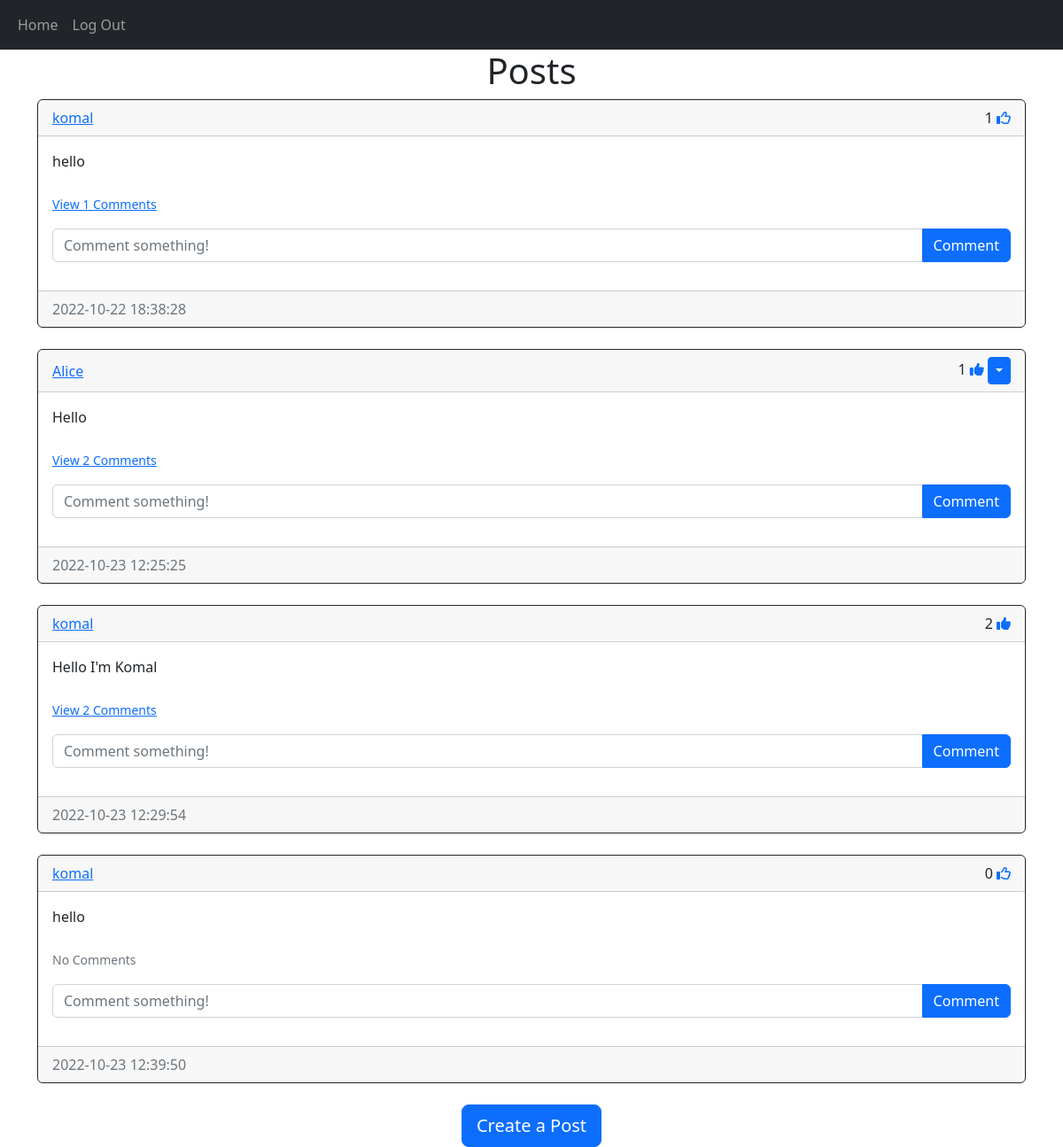
/home (signed in), run on the app's committed database.
### models.py (models this page shows)
class Post(db.Model):
    id = db.Column(db.Integer, primary_key=True)
    text = db.Column(db.Text, nullable=False)
    date_created = db.Column(db.DateTime(timezone=True), default=func.now())
    author = db.Column(db.Integer, db.ForeignKey('user.id', ondelete="CASCADE"), nullable=False)
    comments = db.relationship('Comment', backref='post', passive_deletes=True)
    likes = db.relationship('Like', backref='post', passive_deletes=True)

class User(db.Model, UserMixin):
    id = db.Column(db.Integer, primary_key=True)
    email = db.Column(db.String(150), unique=True)
    username = db.Column(db.String(150), unique=True)
    password = db.Column(db.String(150))
    date_created = db.Column(db.DateTime(timezone=True), default=func.now())
    posts = db.relationship('Post', backref='user', passive_deletes=True)
    comments = db.relationship('Comment', backref='user', passive_deletes=True)
    likes = db.relationship('Like', backref='user', passive_deletes=True)

### views.py (the view)
@views.route("/")
@views.route("/home")
@login_required
def home():
    posts = Post.query.all()
    return render_template("home.html", user=current_user, posts=posts)

### __init__.py (called while the page is built)
def create_app():
    app = Flask(__name__)
    app.config['SECRET_KEY'] = "helloworld"
    app.config['SQLALCHEMY_DATABASE_URI'] = f'sqlite:///{DB_NAME}'
    db.init_app(app)
    from .views import views
    from .auth import auth
    app.register_blueprint(views, url_prefix="/")
    app.register_blueprint(auth, url_prefix="/")
    from .models import User, Post, Comment, Like
    create_database(app)
    login_manager = LoginManager()
    login_manager.login_view = "auth.login"
    login_manager.init_app(app)
    @login_manager.user_loader
    def load_user(id):
        return User.query.get(int(id))
    return app

### templates/home.html (shortened to what this page needs)
{% extends "posts_div.html" %}

### templates/posts_div.html (shortened to what this page needs)
{% extends "base.html" %} {% block title %}Home{% endblock %} {% block content
%}
<h1 align="center">{% block header %}Posts{% endblock %}</h1>
<div id="posts">
  {% for post in posts %}
  <div class="card border-dark">
    <div class="card-header d-flex justify-content-between align-items-center">
      <a href="/posts/{{post.user.username}}">{{post.user.username}}</a>
      <div>
        {{ post.likes|length }}
        {% if user.id in post.likes|map(attribute="author")|list %}
        <a href="/like-post/{{post.id}}"><i class="fas fa-thumbs-up"></i></a>
        {% else %}
        <a href="/like-post/{{post.id}}"><i class="far fa-thumbs-up"></i></a>
        {% endif %}
        {% if user.id == post.author %}
      <div class="btn-group">
        <button
          type="button"
          class="btn btn-sm btn-primary dropdown-toggle"
          data-bs-toggle="dropdown"
        ></button>
      </div>
        {% endif %}
    </div>
    </div>
    <div class="card-body">
      <div class="card-text">{{post.text}}</div>
      <br />
      <p class="card-text">
        {% if post.comments|length > 0 %}
        <a data-bs-toggle="collapse" href="#comments-{{post.id}}" role="button">
          <small>View {{post.comments|length}} Comments</small>
        </a>
        {% else %}
        <small class="text-muted">No Comments</small>
        {% endif %}
      </p>
      <form
        class="input-group mb-3"
        method="POST"
        action="/create-comment/{{post.id}}"
      >
        <input
          type="text"
          id="text"
          name="text"
          class="form-control"
          placeholder="Comment something!"
        />
        <button type="submit" class="btn btn-primary">Comment</button>
      </form>
    </div>
    <div class="card-footer text-muted">{{post.date_created}}</div>
  </div>
  <br/ > {% endfor %}
</div>
{% block footer %}
<div align="center">
  <a href="/create-post"
    ><button type="button" class="btn btn-primary btn-lg">
      Create a Post
    </button></a
  >
</div>
{% endblock %} {% endblock %}

### data on the page
Post: user.username "komal", likes|length "1", text "hello", comments|length "1", date_created "2022-10-22 18:38:28"
Post: user.username "Alice", likes|length "1", text "Hello", comments|length "2", date_created "2022-10-23 12:25:25"
Post: user.username "komal", likes|length "2", text "Hello I'm Komal", comments|length "2", date_created "2022-10-23 12:29:54"
Post: user.username "komal", likes|length "0", text "hello", shows "No Comments", date_created "2022-10-23 12:39:50"
